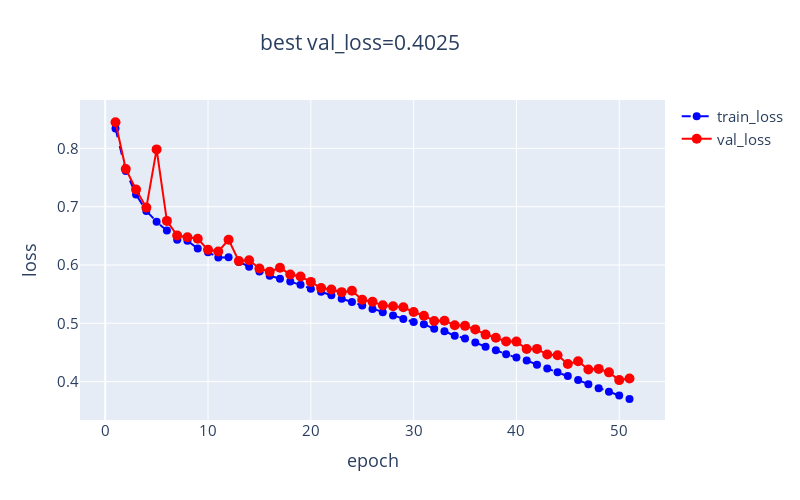

Notebook code cell kept with this figure:
### Code cell
plot_metric(dfhistory,'loss')

### Figure 1 — Plotly figure (JSON) as saved in the notebook; plotly's stock layout.template omitted (floating-point values rounded to 4 significant figures)
{"data": [{"line": {"color": "blue", "dash": "dash", "width": 2}, "marker": {"color": "blue", "size": 8}, "mode": "lines+markers", "name": "train_loss", "type": "scatter", "x": [1, 2, 3, 4, 5, 6, 7, 8, 9, 10, 11, 12, 13, 14, 15, 16, 17, 18, 19, 20, 21, 22, 23, 24, 25, 26, 27, 28, 29, 30, 31, 32, 33, 34, 35, 36, 37, 38, 39, 40, 41, 42, 43, 44, 45, 46, 47, 48, 49, 50, 51], "y": [0.834, 0.7614, 0.7208, 0.6927, 0.6741, 0.6592, 0.6434, 0.6415, 0.6283, 0.622, 0.6127, 0.6132, 0.6053, 0.5968, 0.5887, 0.5815, 0.5763, 0.5716, 0.5661, 0.5594, 0.5541, 0.5481, 0.5422, 0.5363, 0.5306, 0.5246, 0.5189, 0.5134, 0.5074, 0.5021, 0.4985, 0.4905, 0.4864, 0.4785, 0.4741, 0.4668, 0.4597, 0.4538, 0.4468, 0.4414, 0.4363, 0.429, 0.4222, 0.4158, 0.4097, 0.4027, 0.3955, 0.3885, 0.3825, 0.3761, 0.37]}, {"line": {"color": "red", "dash": "solid", "width": 2}, "marker": {"color": "red", "size": 10}, "mode": "lines+markers", "name": "val_loss", "type": "scatter", "x": [1, 2, 3, 4, 5, 6, 7, 8, 9, 10, 11, 12, 13, 14, 15, 16, 17, 18, 19, 20, 21, 22, 23, 24, 25, 26, 27, 28, 29, 30, 31, 32, 33, 34, 35, 36, 37, 38, 39, 40, 41, 42, 43, 44, 45, 46, 47, 48, 49, 50, 51], "y": [0.8449, 0.7645, 0.7296, 0.6984, 0.7983, 0.6757, 0.6504, 0.6477, 0.645, 0.626, 0.623, 0.6434, 0.6066, 0.6081, 0.594, 0.5886, 0.5953, 0.5837, 0.5802, 0.571, 0.5604, 0.5578, 0.5534, 0.5558, 0.5403, 0.537, 0.5308, 0.5291, 0.5273, 0.5194, 0.513, 0.5039, 0.5044, 0.4967, 0.4955, 0.4894, 0.4805, 0.475, 0.4689, 0.4685, 0.4559, 0.456, 0.4463, 0.4451, 0.4301, 0.4349, 0.4208, 0.4217, 0.4157, 0.4025, 0.4051]}], "layout": {"font": {"size": 15}, "height": 500, "title": {"text": "best val_loss=0.4025", "x": 0.45}, "width": 800, "xaxis": {"autorange": true, "range": [-2.463, 54.46], "title": {"text": "epoch"}, "type": "linear"}, "yaxis": {"autorange": true, "range": [0.334, 0.883], "title": {"text": "loss"}, "type": "linear"}}}
